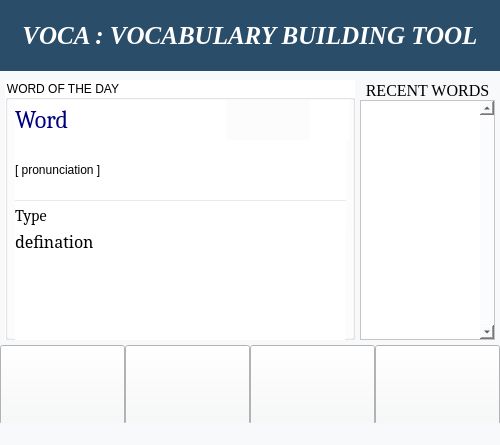
<?xml version="1.0" encoding="UTF-8"?>
<ui version="4.0">
 <class>MainWindow</class>
 <widget class="QMainWindow" name="MainWindow">
  <property name="geometry">
   <rect>
    <x>0</x>
    <y>0</y>
    <width>500</width>
    <height>445</height>
   </rect>
  </property>
  <property name="minimumSize">
   <size>
    <width>500</width>
    <height>445</height>
   </size>
  </property>
  <property name="maximumSize">
   <size>
    <width>500</width>
    <height>445</height>
   </size>
  </property>
  <property name="font">
   <font>
    <family>Times New Roman</family>
    <pointsize>12</pointsize>
   </font>
  </property>
  <property name="windowTitle">
   <string>VOCA : VBT</string>
  </property>
  <property name="windowIcon">
   <iconset>
    <normaloff>:/Assets/Assets/letter-v-button-of-square-shape-with-one-rounded-corner (2).png</normaloff>:/Assets/Assets/letter-v-button-of-square-shape-with-one-rounded-corner (2).png</iconset>
  </property>
  <property name="autoFillBackground">
   <bool>false</bool>
  </property>
  <property name="styleSheet">
   <string notr="true">background-color: rgb(248, 249, 250);</string>
  </property>
  <property name="toolButtonStyle">
   <enum>Qt::ToolButtonTextOnly</enum>
  </property>
  <property name="tabShape">
   <enum>QTabWidget::Rounded</enum>
  </property>
  <property name="unifiedTitleAndToolBarOnMac">
   <bool>true</bool>
  </property>
  <widget class="QWidget" name="centralwidget">
   <widget class="QGroupBox" name="WOD">
    <property name="geometry">
     <rect>
      <x>5</x>
      <y>80</y>
      <width>350</width>
      <height>260</height>
     </rect>
    </property>
    <property name="baseSize">
     <size>
      <width>1</width>
      <height>1</height>
     </size>
    </property>
    <property name="layoutDirection">
     <enum>Qt::LeftToRight</enum>
    </property>
    <property name="autoFillBackground">
     <bool>false</bool>
    </property>
    <property name="styleSheet">
     <string notr="true">font: 12pt &quot;Times New Roman&quot;;
background-color: rgb(248, 249, 250);
gridline-color: rgb(234, 234, 234);
color: rgb(0, 0, 0);
background-color: rgb(255, 255, 255);
border-color: rgb(0, 0, 0);
</string>
    </property>
    <property name="title">
     <string>WORD OF THE DAY</string>
    </property>
    <widget class="QLabel" name="wod_word">
     <property name="geometry">
      <rect>
       <x>10</x>
       <y>20</y>
       <width>211</width>
       <height>40</height>
      </rect>
     </property>
     <property name="font">
      <font>
       <family>Cambria</family>
       <pointsize>18</pointsize>
       <weight>50</weight>
       <italic>false</italic>
       <bold>false</bold>
      </font>
     </property>
     <property name="styleSheet">
      <string notr="true">font: 18pt &quot;Cambria&quot;;
color: rgb(0, 0, 127);</string>
     </property>
     <property name="text">
      <string>Word</string>
     </property>
     <property name="textFormat">
      <enum>Qt::AutoText</enum>
     </property>
     <property name="alignment">
      <set>Qt::AlignJustify|Qt::AlignVCenter</set>
     </property>
     <property name="wordWrap">
      <bool>false</bool>
     </property>
     <property name="margin">
      <number>1</number>
     </property>
    </widget>
    <widget class="QLabel" name="wod_def">
     <property name="geometry">
      <rect>
       <x>10</x>
       <y>150</y>
       <width>330</width>
       <height>110</height>
      </rect>
     </property>
     <property name="font">
      <font>
       <family>Constantia</family>
       <pointsize>12</pointsize>
       <weight>50</weight>
       <italic>false</italic>
       <bold>false</bold>
      </font>
     </property>
     <property name="statusTip">
      <string/>
     </property>
     <property name="styleSheet">
      <string notr="true">font: 12pt &quot;Constantia&quot;;
gridline-color: rgb(170, 170, 255);</string>
     </property>
     <property name="text">
      <string>defination</string>
     </property>
     <property name="scaledContents">
      <bool>true</bool>
     </property>
     <property name="alignment">
      <set>Qt::AlignJustify|Qt::AlignTop</set>
     </property>
     <property name="wordWrap">
      <bool>true</bool>
     </property>
     <property name="margin">
      <number>1</number>
     </property>
    </widget>
    <widget class="QLabel" name="wod_pronunciation">
     <property name="geometry">
      <rect>
       <x>10</x>
       <y>60</y>
       <width>331</width>
       <height>60</height>
      </rect>
     </property>
     <property name="styleSheet">
      <string notr="true">font: italic 12pt &quot;Times New Roman&quot;;</string>
     </property>
     <property name="text">
      <string>[ pronunciation ]</string>
     </property>
    </widget>
    <widget class="QLabel" name="wod_type">
     <property name="geometry">
      <rect>
       <x>10</x>
       <y>120</y>
       <width>331</width>
       <height>30</height>
      </rect>
     </property>
     <property name="font">
      <font>
       <family>Cambria</family>
       <pointsize>12</pointsize>
       <weight>50</weight>
       <italic>false</italic>
       <bold>false</bold>
      </font>
     </property>
     <property name="styleSheet">
      <string notr="true">font: 12pt &quot;Cambria&quot;;
border-top:1px solid  rgb(234, 234, 234);</string>
     </property>
     <property name="text">
      <string>Type</string>
     </property>
     <property name="scaledContents">
      <bool>true</bool>
     </property>
     <property name="alignment">
      <set>Qt::AlignJustify|Qt::AlignVCenter</set>
     </property>
    </widget>
    <widget class="QPushButton" name="t2s_button">
     <property name="geometry">
      <rect>
       <x>305</x>
       <y>20</y>
       <width>40</width>
       <height>40</height>
      </rect>
     </property>
     <property name="statusTip">
      <string>speech</string>
     </property>
     <property name="styleSheet">
      <string notr="true">border:none</string>
     </property>
     <property name="text">
      <string/>
     </property>
     <property name="icon">
      <iconset resource="Main.qrc">
       <normaloff>:/Assets/Assets/baseline_volume_up_black_18dp.png</normaloff>:/Assets/Assets/baseline_volume_up_black_18dp.png</iconset>
     </property>
     <property name="iconSize">
      <size>
       <width>20</width>
       <height>30</height>
      </size>
     </property>
     <property name="default">
      <bool>true</bool>
     </property>
    </widget>
   </widget>
   <widget class="QScrollArea" name="scrollArea">
    <property name="geometry">
     <rect>
      <x>360</x>
      <y>100</y>
      <width>135</width>
      <height>240</height>
     </rect>
    </property>
    <property name="sizePolicy">
     <sizepolicy hsizetype="Expanding" vsizetype="Expanding">
      <horstretch>0</horstretch>
      <verstretch>0</verstretch>
     </sizepolicy>
    </property>
    <property name="font">
     <font>
      <family>Times New Roman</family>
      <pointsize>12</pointsize>
     </font>
    </property>
    <property name="styleSheet">
     <string notr="true">background-color: rgb(255, 255, 255);</string>
    </property>
    <property name="lineWidth">
     <number>1</number>
    </property>
    <property name="verticalScrollBarPolicy">
     <enum>Qt::ScrollBarAlwaysOn</enum>
    </property>
    <property name="sizeAdjustPolicy">
     <enum>QAbstractScrollArea::AdjustToContents</enum>
    </property>
    <property name="widgetResizable">
     <bool>true</bool>
    </property>
    <property name="alignment">
     <set>Qt::AlignJustify|Qt::AlignTop</set>
    </property>
    <widget class="QWidget" name="scrollAreaWidgetContents">
     <property name="geometry">
      <rect>
       <x>0</x>
       <y>0</y>
       <width>116</width>
       <height>238</height>
      </rect>
     </property>
     <layout class="QVBoxLayout" name="verticalLayout"/>
    </widget>
   </widget>
   <widget class="QLabel" name="label">
    <property name="geometry">
     <rect>
      <x>0</x>
      <y>0</y>
      <width>500</width>
      <height>71</height>
     </rect>
    </property>
    <property name="font">
     <font>
      <family>Times New Roman</family>
      <pointsize>19</pointsize>
      <weight>75</weight>
      <italic>true</italic>
      <bold>true</bold>
     </font>
    </property>
    <property name="layoutDirection">
     <enum>Qt::LeftToRight</enum>
    </property>
    <property name="styleSheet">
     <string notr="true">background-color: rgb(42, 77, 105);
color: rgb(255, 255, 255);
font: 75 bold italic 19pt &quot;Times New Roman&quot;;
</string>
    </property>
    <property name="text">
     <string>VOCA : VOCABULARY BUILDING TOOL</string>
    </property>
    <property name="alignment">
     <set>Qt::AlignCenter</set>
    </property>
    <property name="margin">
     <number>2</number>
    </property>
   </widget>
   <widget class="QPushButton" name="homw_button">
    <property name="geometry">
     <rect>
      <x>0</x>
      <y>345</y>
      <width>125</width>
      <height>80</height>
     </rect>
    </property>
    <property name="sizePolicy">
     <sizepolicy hsizetype="Fixed" vsizetype="Fixed">
      <horstretch>0</horstretch>
      <verstretch>0</verstretch>
     </sizepolicy>
    </property>
    <property name="font">
     <font>
      <family>Times New Roman</family>
      <pointsize>10</pointsize>
     </font>
    </property>
    <property name="statusTip">
     <string>Home</string>
    </property>
    <property name="text">
     <string/>
    </property>
    <property name="icon">
     <iconset resource="Main.qrc">
      <normaloff>:/Assets/Assets/home (1).png</normaloff>:/Assets/Assets/home (1).png</iconset>
    </property>
    <property name="iconSize">
     <size>
      <width>100</width>
      <height>40</height>
     </size>
    </property>
    <attribute name="buttonGroup">
     <string notr="true">buttonGroup</string>
    </attribute>
   </widget>
   <widget class="QPushButton" name="dictionary_button">
    <property name="geometry">
     <rect>
      <x>125</x>
      <y>345</y>
      <width>125</width>
      <height>80</height>
     </rect>
    </property>
    <property name="font">
     <font>
      <family>Times New Roman</family>
      <pointsize>10</pointsize>
     </font>
    </property>
    <property name="statusTip">
     <string>Dictionary</string>
    </property>
    <property name="text">
     <string/>
    </property>
    <property name="icon">
     <iconset resource="Main.qrc">
      <normaloff>:/Assets/Assets/big-dictionary.png</normaloff>:/Assets/Assets/big-dictionary.png</iconset>
    </property>
    <property name="iconSize">
     <size>
      <width>100</width>
      <height>40</height>
     </size>
    </property>
    <attribute name="buttonGroup">
     <string notr="true">buttonGroup</string>
    </attribute>
   </widget>
   <widget class="QPushButton" name="more_button">
    <property name="geometry">
     <rect>
      <x>250</x>
      <y>345</y>
      <width>125</width>
      <height>80</height>
     </rect>
    </property>
    <property name="font">
     <font>
      <family>Times New Roman</family>
      <pointsize>10</pointsize>
     </font>
    </property>
    <property name="statusTip">
     <string>More</string>
    </property>
    <property name="text">
     <string/>
    </property>
    <property name="icon">
     <iconset resource="Main.qrc">
      <normaloff>:/Assets/Assets/light-bulb.png</normaloff>:/Assets/Assets/light-bulb.png</iconset>
    </property>
    <property name="iconSize">
     <size>
      <width>100</width>
      <height>40</height>
     </size>
    </property>
    <attribute name="buttonGroup">
     <string notr="true">buttonGroup</string>
    </attribute>
   </widget>
   <widget class="QPushButton" name="exit_button">
    <property name="geometry">
     <rect>
      <x>375</x>
      <y>345</y>
      <width>125</width>
      <height>80</height>
     </rect>
    </property>
    <property name="font">
     <font>
      <family>Times New Roman</family>
      <pointsize>10</pointsize>
     </font>
    </property>
    <property name="statusTip">
     <string>Exit</string>
    </property>
    <property name="text">
     <string/>
    </property>
    <property name="icon">
     <iconset resource="Main.qrc">
      <normaloff>:/Assets/Assets/logout (1).png</normaloff>:/Assets/Assets/logout (1).png</iconset>
    </property>
    <property name="iconSize">
     <size>
      <width>100</width>
      <height>40</height>
     </size>
    </property>
    <attribute name="buttonGroup">
     <string notr="true">buttonGroup</string>
    </attribute>
   </widget>
   <widget class="QLabel" name="label_3">
    <property name="geometry">
     <rect>
      <x>360</x>
      <y>80</y>
      <width>135</width>
      <height>20</height>
     </rect>
    </property>
    <property name="font">
     <font>
      <family>Times New Roman</family>
      <pointsize>12</pointsize>
     </font>
    </property>
    <property name="text">
     <string>RECENT WORDS</string>
    </property>
    <property name="alignment">
     <set>Qt::AlignCenter</set>
    </property>
   </widget>
  </widget>
  <widget class="QStatusBar" name="statusbar"/>
 </widget>
 <resources>
  <include location="Main.qrc"/>
 </resources>
 <connections/>
 <buttongroups>
  <buttongroup name="buttonGroup"/>
 </buttongroups>
</ui>
